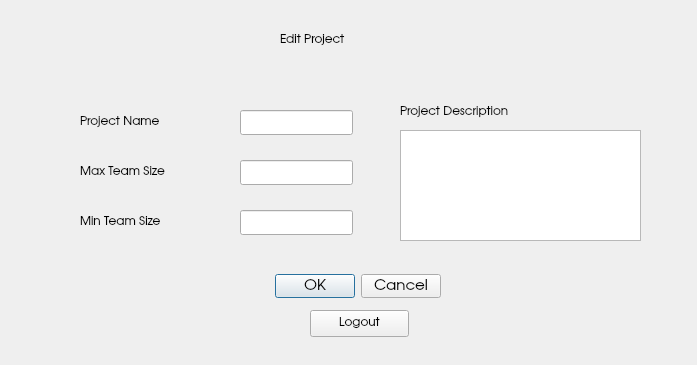
<?xml version="1.0" encoding="UTF-8"?>
<ui version="4.0">
 <class>EditProjectView</class>
 <widget class="QDialog" name="EditProjectView">
  <property name="geometry">
   <rect>
    <x>0</x>
    <y>0</y>
    <width>697</width>
    <height>365</height>
   </rect>
  </property>
  <property name="windowTitle">
   <string>Dialog</string>
  </property>
  <widget class="QLabel" name="label_3">
   <property name="geometry">
    <rect>
     <x>80</x>
     <y>160</y>
     <width>111</width>
     <height>25</height>
    </rect>
   </property>
   <property name="font">
    <font>
     <family>URW Gothic L</family>
    </font>
   </property>
   <property name="text">
    <string>Max Team Size</string>
   </property>
  </widget>
  <widget class="QLabel" name="label_5">
   <property name="geometry">
    <rect>
     <x>280</x>
     <y>30</y>
     <width>161</width>
     <height>20</height>
    </rect>
   </property>
   <property name="font">
    <font>
     <family>URW Gothic L</family>
    </font>
   </property>
   <property name="text">
    <string>Edit Project</string>
   </property>
  </widget>
  <widget class="QLineEdit" name="maxTeamSizeTextFeild">
   <property name="geometry">
    <rect>
     <x>240</x>
     <y>160</y>
     <width>113</width>
     <height>25</height>
    </rect>
   </property>
   <property name="font">
    <font>
     <family>URW Gothic L</family>
    </font>
   </property>
   <property name="text">
    <string/>
   </property>
  </widget>
  <widget class="QLabel" name="label_4">
   <property name="geometry">
    <rect>
     <x>80</x>
     <y>210</y>
     <width>101</width>
     <height>25</height>
    </rect>
   </property>
   <property name="font">
    <font>
     <family>URW Gothic L</family>
    </font>
   </property>
   <property name="text">
    <string>Min Team Size</string>
   </property>
  </widget>
  <widget class="QDialogButtonBox" name="buttonBox">
   <property name="geometry">
    <rect>
     <x>80</x>
     <y>270</y>
     <width>361</width>
     <height>32</height>
    </rect>
   </property>
   <property name="font">
    <font>
     <family>URW Gothic L</family>
     <pointsize>11</pointsize>
     <weight>50</weight>
     <italic>false</italic>
     <bold>false</bold>
    </font>
   </property>
   <property name="styleSheet">
    <string notr="true">font: 11pt &quot;URW Gothic L&quot;;</string>
   </property>
   <property name="orientation">
    <enum>Qt::Horizontal</enum>
   </property>
   <property name="standardButtons">
    <set>QDialogButtonBox::Cancel|QDialogButtonBox::Ok</set>
   </property>
  </widget>
  <widget class="QLabel" name="label_2">
   <property name="geometry">
    <rect>
     <x>400</x>
     <y>100</y>
     <width>141</width>
     <height>25</height>
    </rect>
   </property>
   <property name="font">
    <font>
     <family>URW Gothic L</family>
    </font>
   </property>
   <property name="text">
    <string>Project Description</string>
   </property>
  </widget>
  <widget class="QLineEdit" name="projectNameTextFeild">
   <property name="geometry">
    <rect>
     <x>240</x>
     <y>110</y>
     <width>113</width>
     <height>25</height>
    </rect>
   </property>
   <property name="styleSheet">
    <string notr="true">font: 11pt &quot;URW Gothic L&quot;;
</string>
   </property>
  </widget>
  <widget class="QTextEdit" name="projectDescriptionTextFeild">
   <property name="geometry">
    <rect>
     <x>400</x>
     <y>130</y>
     <width>241</width>
     <height>111</height>
    </rect>
   </property>
   <property name="font">
    <font>
     <family>URW Gothic L</family>
    </font>
   </property>
  </widget>
  <widget class="QPushButton" name="pushButton">
   <property name="geometry">
    <rect>
     <x>310</x>
     <y>310</y>
     <width>99</width>
     <height>27</height>
    </rect>
   </property>
   <property name="font">
    <font>
     <family>URW Gothic L</family>
    </font>
   </property>
   <property name="text">
    <string>Logout</string>
   </property>
  </widget>
  <widget class="QLabel" name="label">
   <property name="geometry">
    <rect>
     <x>80</x>
     <y>110</y>
     <width>101</width>
     <height>25</height>
    </rect>
   </property>
   <property name="font">
    <font>
     <family>URW Gothic L</family>
    </font>
   </property>
   <property name="text">
    <string>Project Name</string>
   </property>
  </widget>
  <widget class="QLineEdit" name="minTeamSizeTextFeild">
   <property name="geometry">
    <rect>
     <x>240</x>
     <y>210</y>
     <width>113</width>
     <height>25</height>
    </rect>
   </property>
   <property name="font">
    <font>
     <family>URW Gothic L</family>
    </font>
   </property>
  </widget>
 </widget>
 <resources/>
 <connections/>
</ui>
